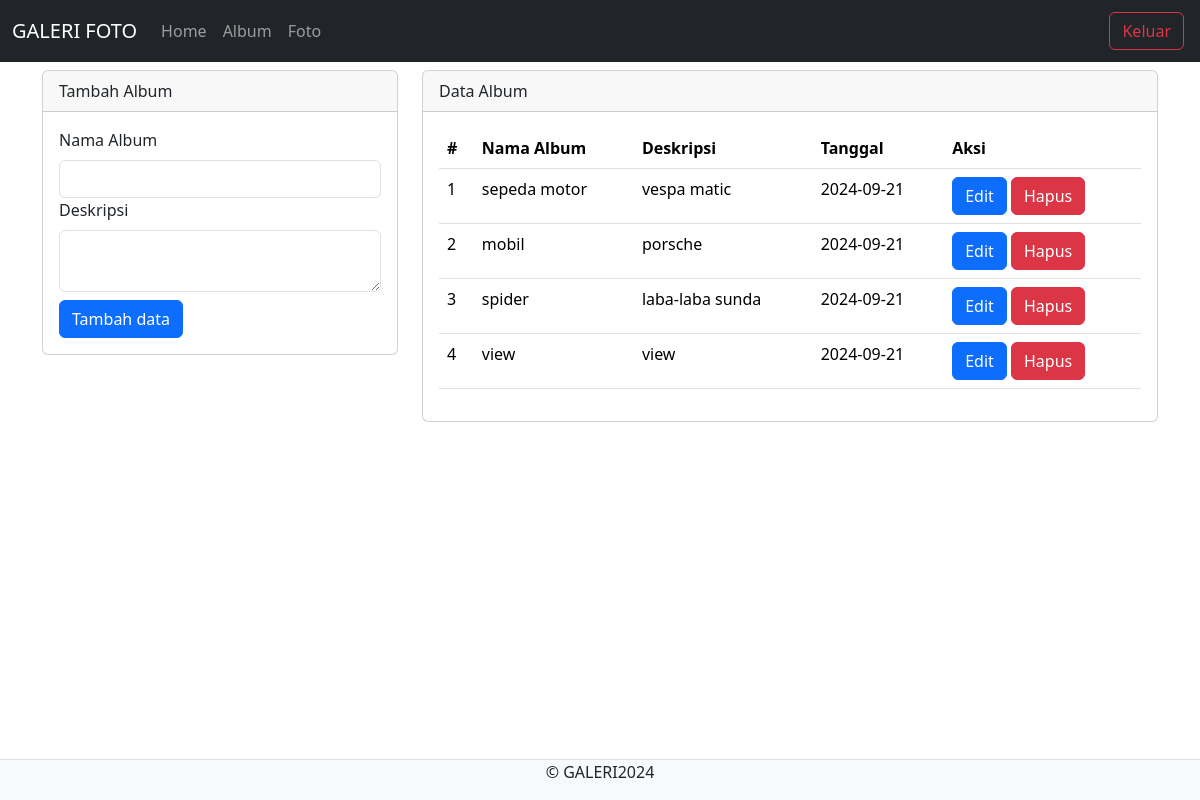
/admin/album.php (signed in), run on the app's committed database.
### tables this page shows
CREATE TABLE `album` (
  `albumid` int(11) NOT NULL,
  `namaalbum` varchar(255) NOT NULL,
  `deskripsi` text NOT NULL,
  `tanggalbuat` date NOT NULL,
  `userid` int(11) NOT NULL
);

### admin/album.php (the view, shortened to what this page needs)
<?php
include '../config/koneksi.php';
?>
<!DOCTYPE html>
<html lang="en">
<head>
    <link rel="stylesheet" type="text/css" href="../assets/css/bootstrap.min.css">
</head>
<body><nav class="navbar navbar-expand-lg navbar-dark bg-dark">
        <div class="container-fluid">
            <a class="navbar-brand" href="index.php">GALERI FOTO</a>
            <div class="collapse navbar-collapse" id="navbarNavAltMarkup">
                <div class="navbar-nav me-auto">
                    <a href="home.php" class="nav-link">Home</a>
                    <a href="album.php" class="nav-link">Album</a>
                    <a href="foto.php" class="nav-link">Foto</a>
                </div>
                <a href="../config/aksi_logout.php" class="btn btn-outline-danger m-1">Keluar</a>
            </div>
        </div>
    </nav>
    <div class="container">
        <div class="row">
            <div class="col-md-4">
                <div class="card mt-2">
                    <div class="card-header">Tambah Album</div>
                    <div class="card-body">
                        <form action="../config/aksi_album.php" method="POST">
                            <label class="form-label">Nama Album</label>
                            <input type="text" name="namaalbum" class="form-control" required>
                            <label class="form-label">Deskripsi</label>
                            <textarea class="form-control" name="deskripsi" required></textarea>
                            <button type="submit" class="btn btn-primary mt-2" name="tambah">Tambah data</button>
                        </form>
                    </div>
                </div>
            </div>
            <div class="col-md-8">
                <div class="card mt-2">
                    <div class="card-header">Data Album</div>
                    <div class="card-body">
                        <table class="table">
                            <thead>
                                <tr>
                                    <th>#</th>
                                    <th>Nama Album</th>
                                    <th>Deskripsi</th>
                                    <th>Tanggal</th>
                                    <th>Aksi</th>
                                </tr>
                            </thead>
                            <tbody>
                                <?php
                                $no = 1;
                                $userid = $_SESSION['userid'];
                                $sql = mysqli_query($koneksi, "SELECT * FROM album WHERE userid='$userid'");
                                while ($data = mysqli_fetch_array($sql)) {
                                ?>
                                    <tr>
                                        <td><?php echo $no++ ?></td>
                                        <td><?php echo $data['namaalbum'] ?></td>
                                        <td><?php echo $data['deskripsi'] ?></td>
                                        <td><?php echo $data['tanggalbuat'] ?></td>
                                        <td>
                                            <button type="button" class="btn btn-primary" data-bs-toggle="modal" data-bs-target="#edit<?php echo $data['albumid'] ?>">
                                                Edit
                                            </button>
                                            <button type="button" class="btn btn-danger" data-bs-toggle="modal" data-bs-target="#hapus<?php echo $data['albumid'] ?>">
                                                Hapus
                                            </button>
                                        </td>
                                    </tr>
                                <?php } ?>
                            </tbody>
                        </table>
                    </div>
                </div>
            </div>
        </div>
    </div>
    <footer class="d-flex justify-content-center border-top mt-3 bg-light fixed-bottom">
        <p>&copy; GALERI2024</p>
    </footer>
</body>
</html>

### data on the page
album: namaalbum "sepeda motor", deskripsi "vespa matic", tanggalbuat "2024-09-21"
album: namaalbum "mobil", deskripsi "porsche", tanggalbuat "2024-09-21"
album: namaalbum "spider", deskripsi "laba-laba sunda", tanggalbuat "2024-09-21"
album: namaalbum "view", deskripsi "view", tanggalbuat "2024-09-21"
